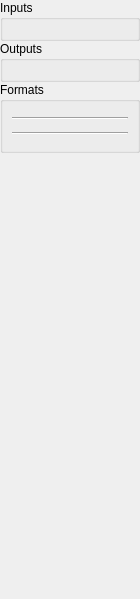
<?xml version="1.0" encoding="UTF-8"?>
<ui version="4.0">
 <class>ToolboxWidget</class>
 <widget class="QWidget" name="ToolboxWidget">
  <property name="geometry">
   <rect>
    <x>0</x>
    <y>0</y>
    <width>140</width>
    <height>599</height>
   </rect>
  </property>
  <property name="windowTitle">
   <string>Form</string>
  </property>
  <layout class="QVBoxLayout" name="verticalLayout">
   <property name="spacing">
    <number>0</number>
   </property>
   <property name="leftMargin">
    <number>0</number>
   </property>
   <property name="topMargin">
    <number>0</number>
   </property>
   <property name="rightMargin">
    <number>0</number>
   </property>
   <property name="bottomMargin">
    <number>0</number>
   </property>
   <item>
    <widget class="QGroupBox" name="groupBox">
     <property name="title">
      <string>Inputs</string>
     </property>
     <layout class="QVBoxLayout" name="verticalLayout_7">
      <item>
       <widget class="QFrame" name="frame">
        <property name="sizePolicy">
         <sizepolicy hsizetype="Preferred" vsizetype="Preferred">
          <horstretch>0</horstretch>
          <verstretch>0</verstretch>
         </sizepolicy>
        </property>
        <property name="frameShape">
         <enum>QFrame::NoFrame</enum>
        </property>
        <property name="frameShadow">
         <enum>QFrame::Raised</enum>
        </property>
        <layout class="QVBoxLayout" name="verticalLayout_3">
         <property name="leftMargin">
          <number>0</number>
         </property>
         <property name="topMargin">
          <number>0</number>
         </property>
         <property name="rightMargin">
          <number>0</number>
         </property>
         <property name="bottomMargin">
          <number>0</number>
         </property>
        </layout>
       </widget>
      </item>
     </layout>
    </widget>
   </item>
   <item>
    <widget class="QGroupBox" name="groupBox_2">
     <property name="title">
      <string>Outputs</string>
     </property>
     <layout class="QVBoxLayout" name="verticalLayout_8">
      <item>
       <widget class="QFrame" name="frame_2">
        <property name="sizePolicy">
         <sizepolicy hsizetype="Preferred" vsizetype="Preferred">
          <horstretch>0</horstretch>
          <verstretch>0</verstretch>
         </sizepolicy>
        </property>
        <property name="frameShape">
         <enum>QFrame::NoFrame</enum>
        </property>
        <property name="frameShadow">
         <enum>QFrame::Raised</enum>
        </property>
        <layout class="QVBoxLayout" name="verticalLayout_4">
         <property name="leftMargin">
          <number>0</number>
         </property>
         <property name="topMargin">
          <number>0</number>
         </property>
         <property name="rightMargin">
          <number>0</number>
         </property>
         <property name="bottomMargin">
          <number>0</number>
         </property>
        </layout>
       </widget>
      </item>
     </layout>
    </widget>
   </item>
   <item>
    <widget class="QGroupBox" name="groupBox_3">
     <property name="title">
      <string>Formats</string>
     </property>
     <layout class="QVBoxLayout" name="verticalLayout_2">
      <item>
       <widget class="QFrame" name="frame_3">
        <property name="sizePolicy">
         <sizepolicy hsizetype="Preferred" vsizetype="Preferred">
          <horstretch>0</horstretch>
          <verstretch>0</verstretch>
         </sizepolicy>
        </property>
        <property name="frameShape">
         <enum>QFrame::NoFrame</enum>
        </property>
        <property name="frameShadow">
         <enum>QFrame::Raised</enum>
        </property>
        <layout class="QVBoxLayout" name="verticalLayout_5">
         <property name="leftMargin">
          <number>0</number>
         </property>
         <property name="topMargin">
          <number>0</number>
         </property>
         <property name="rightMargin">
          <number>0</number>
         </property>
         <property name="bottomMargin">
          <number>0</number>
         </property>
        </layout>
       </widget>
      </item>
      <item>
       <widget class="Line" name="line">
        <property name="orientation">
         <enum>Qt::Horizontal</enum>
        </property>
       </widget>
      </item>
      <item>
       <widget class="QFrame" name="frame_4">
        <property name="sizePolicy">
         <sizepolicy hsizetype="Preferred" vsizetype="Preferred">
          <horstretch>0</horstretch>
          <verstretch>0</verstretch>
         </sizepolicy>
        </property>
        <property name="frameShape">
         <enum>QFrame::NoFrame</enum>
        </property>
        <property name="frameShadow">
         <enum>QFrame::Raised</enum>
        </property>
        <layout class="QVBoxLayout" name="verticalLayout_6">
         <property name="leftMargin">
          <number>0</number>
         </property>
         <property name="topMargin">
          <number>0</number>
         </property>
         <property name="rightMargin">
          <number>0</number>
         </property>
         <property name="bottomMargin">
          <number>0</number>
         </property>
        </layout>
       </widget>
      </item>
      <item>
       <widget class="Line" name="line_2">
        <property name="orientation">
         <enum>Qt::Horizontal</enum>
        </property>
       </widget>
      </item>
      <item>
       <widget class="QFrame" name="frame_5">
        <property name="sizePolicy">
         <sizepolicy hsizetype="Preferred" vsizetype="Preferred">
          <horstretch>0</horstretch>
          <verstretch>0</verstretch>
         </sizepolicy>
        </property>
        <property name="frameShape">
         <enum>QFrame::NoFrame</enum>
        </property>
        <property name="frameShadow">
         <enum>QFrame::Raised</enum>
        </property>
        <layout class="QVBoxLayout" name="verticalLayout_9">
         <property name="leftMargin">
          <number>0</number>
         </property>
         <property name="topMargin">
          <number>0</number>
         </property>
         <property name="rightMargin">
          <number>0</number>
         </property>
         <property name="bottomMargin">
          <number>0</number>
         </property>
        </layout>
       </widget>
      </item>
     </layout>
    </widget>
   </item>
   <item>
    <spacer name="verticalSpacer">
     <property name="orientation">
      <enum>Qt::Vertical</enum>
     </property>
     <property name="sizeHint" stdset="0">
      <size>
       <width>20</width>
       <height>40</height>
      </size>
     </property>
    </spacer>
   </item>
  </layout>
 </widget>
 <resources/>
 <connections/>
</ui>
